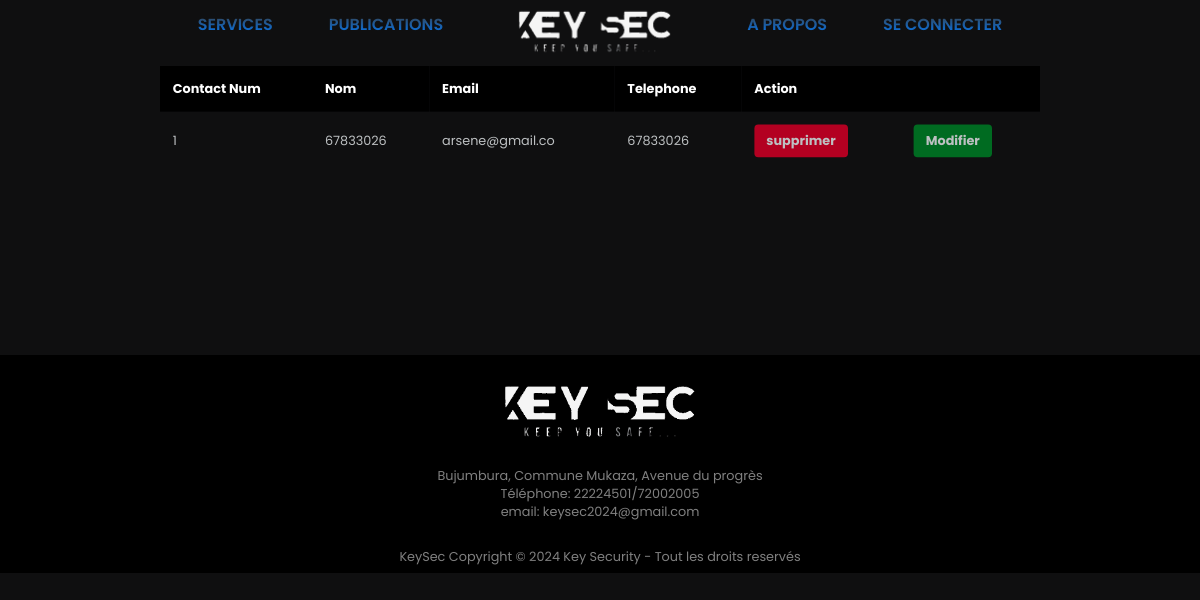
The app's page /affichage-contact.php with its own data.
### tables this page shows
CREATE TABLE `contact` (
  `id_contact` int(11) NOT NULL,
  `nom` varchar(12) NOT NULL,
  `email` varchar(15) NOT NULL,
  `telephone` varchar(10) NOT NULL
);

### affichage-contact.php (the view, shortened to what this page needs)
<?php
include "connexion.php" ;
$affichageContact = $bdd->query("Select * from contact");
include "header.php";
?>
    <main class="main">
        <section class="table__body">
            <table>
                <thead>
                <tr>
        <th> contact num</th>
        <th>Nom</th>
        <th>Email</th>
        <th>Telephone</th>
        <th colspan="2">Action</th>
      </tr>
                </thead>
                <tbody>
    <?php
        while ( $dataRecup = $affichageContact->fetch()) {
    ?>
        <tr>
            <td ><?php echo $dataRecup["id_contact"]; ?></td>
            <td><?php echo $dataRecup["nom"]; ?></td>
            <td><?php echo $dataRecup["email"]; ?></td>
            <td><?php echo $dataRecup["telephone"]; ?></td>
            <td><a href="?delete=<?php echo $dataRecup['id_contact']; ?>" class="btn btn-delete" onclick="return confirm('Êtes-vous sûr de vouloir supprimer cette contact ?');">supprimer</a></td>
            <td><a href="modification-contact.php?mod=<?php echo $dataRecup['id_contact']; ?>" class="btn btn-edit">Modifier</a></td>
        </tr>
    <?php } ?>
    </tbody>
            </table>
        </section>
    </main>
<?php include "footer.php" ?>

### css/style.css (style rules this page uses)
:root { --header-height: 3rem; --hue-color: 206; --black: hsl(var(--hue-color), 4%, 4%); --black-alt: hsl(var(--hue-color), 4%, 8%); --title: hsl(var(--hue-color), 4%, 95%); --text: hsl(var(--hue-color), 4%, 75%); --text-light: hsl(var(--hue-color), 4%, 65%); --white : #fff; --body: hsl(var(--hue-color), 4%, 6%); --container: hsl(var(--hue-color), 4%, 10%); --text-gradient: linear-gradient(hsl(var(--hue-color), 4%, 24%), #007bff); --scroll-color: hsl(var(--hue-color), 4%, 16%); --scroll-color-alt: hsl(var(--hue-color), 4%, 20%); --body-font: 'Poppins', sans-serif; --biggest-font-size: 7rem; --bigger-font-size: 4.5rem; --big-font-size: 2.5rem; --h2-fs: 1.25rem; --h3-fs: 1.125rem; --normal-fs: 1rem; --small-fs: .875rem; --smaller-fs: .813rem; --text-line-height: 2rem; --font-medium: 500; --font-semi-bold: 600; --mb-0-5: .5rem; --mb-0-75: .75rem; --mb-1: 1rem; --mb-1-5: 1.5rem; --mb-2: 2rem; --mb-2-5: 2.5rem; --z-tool: 10; --z-fixed:100 }
* { box-sizing: border-box; padding: 0; margin: 0; scrollbar-color: var(--black) var(--body); }
html { scroll-behavior: smooth; }
body { margin: 0; font-family: var(--body-font); font-size: var(--normal-fs); min-height: 80vh; background-color: var(--body); color: var(--text); }
a { text-decoration: none; }
section { display: block; width: 100%; margin-bottom: 20px; }
.main { overflow: hidden; }
.table__body { top: 60px; left: 30px; width: 95%; max-height: calc(89% - 1.6rem); margin: .8rem auto; border-radius: .6rem; overflow: auto; overflow: overlay; transform: scale(0.8); margin-top: 20px; padding: 20px; padding-bottom: 150px; }
table { width: 100%; }
table, th, td { border-collapse: collapse; padding: 1rem; text-align: left; }
thead th { position: sticky; top: 0; left: 0; background-color: black; cursor: pointer; text-transform: capitalize; color: var(--white); }
tbody tr { --delay: .1s; transition: .5s ease-in-out var(--delay), background-color 0s; }
tbody tr td, tbody tr td p, tbody tr td img { transition: .2s ease-in-out; }
.btn { display: inline-block; padding: 8px 15px; border-radius: 5px; text-decoration: none; color: var(--highlight-color); font-weight: bold; transition: all 0.3s ease; }
.btn-edit { background-color: #006b21; }
.btn-delete { background-color:#b30021; }

### records on screen
contact: id_contact "1", nom "67833026", email "arsene@gmail.co", telephone "67833026"
